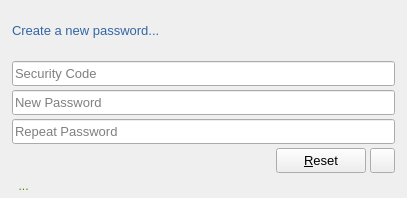
<?xml version="1.0" encoding="UTF-8"?>
<ui version="4.0">
 <class>RecoverPasswordObject</class>
 <widget class="QWidget" name="RecoverPasswordObject">
  <property name="geometry">
   <rect>
    <x>0</x>
    <y>0</y>
    <width>407</width>
    <height>198</height>
   </rect>
  </property>
  <property name="sizePolicy">
   <sizepolicy hsizetype="Preferred" vsizetype="Expanding">
    <horstretch>0</horstretch>
    <verstretch>0</verstretch>
   </sizepolicy>
  </property>
  <property name="minimumSize">
   <size>
    <width>407</width>
    <height>100</height>
   </size>
  </property>
  <property name="maximumSize">
   <size>
    <width>407</width>
    <height>198</height>
   </size>
  </property>
  <property name="windowTitle">
   <string>Recover Password</string>
  </property>
  <property name="windowIcon">
   <iconset>
    <normaloff>:/icons/icons/178b4356af2fde572124f034b490934c.jpg</normaloff>:/icons/icons/178b4356af2fde572124f034b490934c.jpg</iconset>
  </property>
  <layout class="QVBoxLayout" name="verticalLayout">
   <property name="spacing">
    <number>4</number>
   </property>
   <property name="leftMargin">
    <number>12</number>
   </property>
   <property name="topMargin">
    <number>4</number>
   </property>
   <property name="rightMargin">
    <number>12</number>
   </property>
   <property name="bottomMargin">
    <number>4</number>
   </property>
   <item>
    <widget class="QStackedWidget" name="stackedWidget">
     <property name="sizePolicy">
      <sizepolicy hsizetype="Preferred" vsizetype="Expanding">
       <horstretch>0</horstretch>
       <verstretch>0</verstretch>
      </sizepolicy>
     </property>
     <property name="currentIndex">
      <number>1</number>
     </property>
     <widget class="QWidget" name="page">
      <layout class="QVBoxLayout" name="verticalLayout_2">
       <property name="spacing">
        <number>4</number>
       </property>
       <property name="leftMargin">
        <number>0</number>
       </property>
       <property name="topMargin">
        <number>0</number>
       </property>
       <property name="rightMargin">
        <number>0</number>
       </property>
       <property name="bottomMargin">
        <number>0</number>
       </property>
       <item>
        <layout class="QHBoxLayout" name="horizontalLayout_3">
         <item>
          <widget class="QLabel" name="label_2">
           <property name="sizePolicy">
            <sizepolicy hsizetype="Expanding" vsizetype="Preferred">
             <horstretch>0</horstretch>
             <verstretch>0</verstretch>
            </sizepolicy>
           </property>
           <property name="font">
            <font>
             <pointsize>10</pointsize>
            </font>
           </property>
           <property name="styleSheet">
            <string notr="true">color: rgb(52, 101, 164);</string>
           </property>
           <property name="text">
            <string>Create a password reset code...</string>
           </property>
          </widget>
         </item>
        </layout>
       </item>
       <item>
        <layout class="QHBoxLayout" name="horizontalLayout">
         <property name="spacing">
          <number>4</number>
         </property>
         <item>
          <widget class="QLineEdit" name="emailPrompt">
           <property name="minimumSize">
            <size>
             <width>0</width>
             <height>25</height>
            </size>
           </property>
           <property name="maximumSize">
            <size>
             <width>16777215</width>
             <height>25</height>
            </size>
           </property>
           <property name="font">
            <font>
             <pointsize>10</pointsize>
            </font>
           </property>
           <property name="placeholderText">
            <string>Acount Email</string>
           </property>
          </widget>
         </item>
         <item>
          <widget class="QPushButton" name="sendButton">
           <property name="minimumSize">
            <size>
             <width>0</width>
             <height>25</height>
            </size>
           </property>
           <property name="maximumSize">
            <size>
             <width>16777215</width>
             <height>25</height>
            </size>
           </property>
           <property name="font">
            <font>
             <pointsize>10</pointsize>
            </font>
           </property>
           <property name="text">
            <string>Send</string>
           </property>
           <property name="iconSize">
            <size>
             <width>24</width>
             <height>24</height>
            </size>
           </property>
          </widget>
         </item>
         <item>
          <widget class="QPushButton" name="pageButton">
           <property name="sizePolicy">
            <sizepolicy hsizetype="Fixed" vsizetype="Fixed">
             <horstretch>0</horstretch>
             <verstretch>0</verstretch>
            </sizepolicy>
           </property>
           <property name="minimumSize">
            <size>
             <width>25</width>
             <height>25</height>
            </size>
           </property>
           <property name="maximumSize">
            <size>
             <width>25</width>
             <height>25</height>
            </size>
           </property>
           <property name="toolTip">
            <string>next</string>
           </property>
           <property name="text">
            <string/>
           </property>
           <property name="icon">
            <iconset>
             <normalon>../../../../Resources/icons/triangle_right.png</normalon>
            </iconset>
           </property>
          </widget>
         </item>
        </layout>
       </item>
      </layout>
     </widget>
     <widget class="QWidget" name="page_2">
      <layout class="QVBoxLayout" name="verticalLayout_3">
       <property name="spacing">
        <number>4</number>
       </property>
       <property name="leftMargin">
        <number>0</number>
       </property>
       <property name="topMargin">
        <number>0</number>
       </property>
       <property name="rightMargin">
        <number>0</number>
       </property>
       <property name="bottomMargin">
        <number>0</number>
       </property>
       <item>
        <layout class="QHBoxLayout" name="horizontalLayout_4">
         <item>
          <widget class="QLabel" name="label_3">
           <property name="font">
            <font>
             <pointsize>10</pointsize>
            </font>
           </property>
           <property name="styleSheet">
            <string notr="true">color: rgb(52, 101, 164);</string>
           </property>
           <property name="text">
            <string>Create a new password...</string>
           </property>
          </widget>
         </item>
        </layout>
       </item>
       <item>
        <widget class="QLineEdit" name="securityCodePrompt">
         <property name="sizePolicy">
          <sizepolicy hsizetype="Expanding" vsizetype="Fixed">
           <horstretch>0</horstretch>
           <verstretch>25</verstretch>
          </sizepolicy>
         </property>
         <property name="minimumSize">
          <size>
           <width>0</width>
           <height>25</height>
          </size>
         </property>
         <property name="font">
          <font>
           <pointsize>10</pointsize>
          </font>
         </property>
         <property name="placeholderText">
          <string>Security Code</string>
         </property>
        </widget>
       </item>
       <item>
        <widget class="QLineEdit" name="passwordPrompt">
         <property name="sizePolicy">
          <sizepolicy hsizetype="Expanding" vsizetype="Fixed">
           <horstretch>0</horstretch>
           <verstretch>25</verstretch>
          </sizepolicy>
         </property>
         <property name="minimumSize">
          <size>
           <width>0</width>
           <height>25</height>
          </size>
         </property>
         <property name="font">
          <font>
           <pointsize>10</pointsize>
          </font>
         </property>
         <property name="echoMode">
          <enum>QLineEdit::Password</enum>
         </property>
         <property name="placeholderText">
          <string>New Password</string>
         </property>
        </widget>
       </item>
       <item>
        <widget class="QLineEdit" name="passwordConfirmPrompt">
         <property name="sizePolicy">
          <sizepolicy hsizetype="Expanding" vsizetype="Fixed">
           <horstretch>0</horstretch>
           <verstretch>25</verstretch>
          </sizepolicy>
         </property>
         <property name="minimumSize">
          <size>
           <width>0</width>
           <height>25</height>
          </size>
         </property>
         <property name="font">
          <font>
           <pointsize>10</pointsize>
          </font>
         </property>
         <property name="echoMode">
          <enum>QLineEdit::Password</enum>
         </property>
         <property name="placeholderText">
          <string>Repeat Password</string>
         </property>
        </widget>
       </item>
       <item>
        <layout class="QHBoxLayout" name="horizontalLayout_2">
         <property name="spacing">
          <number>4</number>
         </property>
         <item>
          <widget class="QLabel" name="label">
           <property name="sizePolicy">
            <sizepolicy hsizetype="Preferred" vsizetype="Fixed">
             <horstretch>0</horstretch>
             <verstretch>0</verstretch>
            </sizepolicy>
           </property>
           <property name="minimumSize">
            <size>
             <width>0</width>
             <height>23</height>
            </size>
           </property>
           <property name="maximumSize">
            <size>
             <width>16777215</width>
             <height>23</height>
            </size>
           </property>
           <property name="font">
            <font>
             <pointsize>10</pointsize>
            </font>
           </property>
           <property name="styleSheet">
            <string notr="true"/>
           </property>
           <property name="text">
            <string/>
           </property>
           <property name="scaledContents">
            <bool>true</bool>
           </property>
          </widget>
         </item>
         <item>
          <widget class="QPushButton" name="resetButton">
           <property name="sizePolicy">
            <sizepolicy hsizetype="Fixed" vsizetype="Fixed">
             <horstretch>0</horstretch>
             <verstretch>0</verstretch>
            </sizepolicy>
           </property>
           <property name="minimumSize">
            <size>
             <width>90</width>
             <height>25</height>
            </size>
           </property>
           <property name="maximumSize">
            <size>
             <width>90</width>
             <height>25</height>
            </size>
           </property>
           <property name="font">
            <font>
             <pointsize>10</pointsize>
            </font>
           </property>
           <property name="text">
            <string>&amp;Reset</string>
           </property>
          </widget>
         </item>
         <item>
          <widget class="QPushButton" name="pageButton2">
           <property name="sizePolicy">
            <sizepolicy hsizetype="Fixed" vsizetype="Fixed">
             <horstretch>0</horstretch>
             <verstretch>0</verstretch>
            </sizepolicy>
           </property>
           <property name="minimumSize">
            <size>
             <width>25</width>
             <height>25</height>
            </size>
           </property>
           <property name="maximumSize">
            <size>
             <width>25</width>
             <height>25</height>
            </size>
           </property>
           <property name="toolTip">
            <string>back</string>
           </property>
           <property name="text">
            <string/>
           </property>
           <property name="icon">
            <iconset>
             <normalon>../../../../Resources/icons/triangle_left.png</normalon>
            </iconset>
           </property>
          </widget>
         </item>
        </layout>
       </item>
      </layout>
     </widget>
    </widget>
   </item>
   <item>
    <widget class="QLabel" name="feedbackLabel">
     <property name="minimumSize">
      <size>
       <width>0</width>
       <height>17</height>
      </size>
     </property>
     <property name="maximumSize">
      <size>
       <width>16777215</width>
       <height>17</height>
      </size>
     </property>
     <property name="font">
      <font>
       <pointsize>9</pointsize>
      </font>
     </property>
     <property name="styleSheet">
      <string notr="true">color: rgb(60, 150, 0);</string>
     </property>
     <property name="text">
      <string>  ...</string>
     </property>
    </widget>
   </item>
  </layout>
 </widget>
 <resources/>
 <connections/>
</ui>
